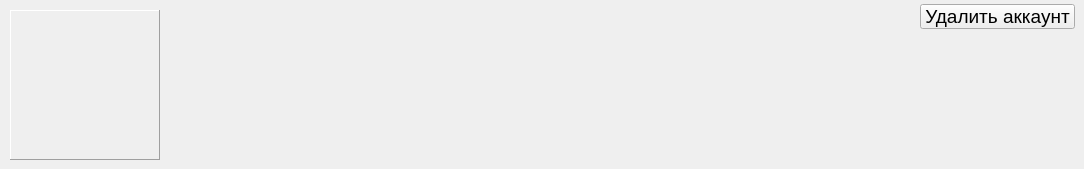
     <widget class="QWidget" name="tab">
      <attribute name="title">
       <string>Профиль</string>
      </attribute>
      <widget class="QPushLabel" name="lb_profile_avatar">
       <property name="geometry">
        <rect>
         <x>10</x>
         <y>10</y>
         <width>150</width>
         <height>150</height>
        </rect>
       </property>
       <property name="autoFillBackground">
        <bool>true</bool>
       </property>
       <property name="frameShape">
        <enum>QFrame::Panel</enum>
       </property>
       <property name="frameShadow">
        <enum>QFrame::Raised</enum>
       </property>
       <property name="text">
        <string/>
       </property>
       <property name="scaledContents">
        <bool>true</bool>
       </property>
      </widget>
      <widget class="QLabel" name="lb_profile_name">
       <property name="geometry">
        <rect>
         <x>170</x>
         <y>10</y>
         <width>381</width>
         <height>17</height>
        </rect>
       </property>
       <property name="font">
        <font>
         <pointsize>14</pointsize>
        </font>
       </property>
       <property name="frameShape">
        <enum>QFrame::NoFrame</enum>
       </property>
       <property name="frameShadow">
        <enum>QFrame::Plain</enum>
       </property>
       <property name="text">
        <string/>
       </property>
      </widget>
      <widget class="QPushButton" name="btn_delete_user">
       <property name="geometry">
        <rect>
         <x>920</x>
         <y>4</y>
         <width>155</width>
         <height>25</height>
        </rect>
       </property>
       <property name="font">
        <font>
         <pointsize>14</pointsize>
        </font>
       </property>
       <property name="text">
        <string>Удалить аккаунт</string>
       </property>
      </widget>
     </widget>
